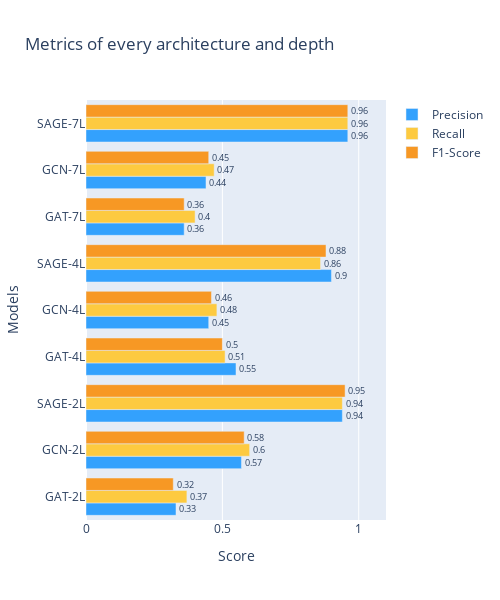

Notebook cell for this chart:
### Markdown cell above
Notebook to compare the performances of the different architectures

=== Setups ===

Layers:
- 2
- 4
- 7

Architectures:
- GCNConv
- GraphConv
- GATv2Conv
- SAGEConv

### Code cell
models = ['GAT-2L', 'GCN-2L', 'SAGE-2L', 'GAT-4L', 'GCN-4L', 'SAGE-4L', 'GAT-7L', 'GCN-7L', 'SAGE-7L'] 
precisions = [0.33, 0.57, 0.94, 0.55, 0.45, 0.90, 0.36, 0.44, 0.96]
recalls = [0.37, 0.60, 0.94, 0.51, 0.48, 0.86, 0.40, 0.47, 0.96]
f1scores = [0.32, 0.58, 0.95, 0.50, 0.46, 0.88, 0.36, 0.45, 0.96]

fig = go.Figure()

fig.add_trace(go.Bar(
    y=models,
    x=precisions,
    name='Precision',
    text=precisions,
    marker_color='rgb(51,161,253)',
    orientation='h'
))

fig.add_trace(go.Bar(
    y=models,
    x=recalls,
    name='Recall',
    text=recalls,
    marker_color='rgb(253,202,64)',
    orientation='h'
))

fig.add_trace(go.Bar(
    y=models,
    x=f1scores,
    name='F1-Score',
    text=f1scores,
    marker_color='rgb(247,152,36)',
    orientation='h'
))


# Here we modify the tickangle of the xaxis, resulting in rotated labels.
fig.update_layout(
    barmode='group',
    title='Metrics of every architecture and depth',
    xaxis=dict(
        title='Score',
        range=[0, 1.1]  # Update the maximum value in the y-axis scale
    ),
    yaxis_title='Models',
    width=500,
    height=600
    )

fig.update_traces(textposition='outside')

fig.show()
pio.write_image(fig, 'Images/PerformanceAnalysis/architectures_metrics.eps', scale=1)

### Figure 1 — Plotly figure (JSON) as saved in the notebook; plotly's stock layout.template omitted (floating-point values rounded to 4 significant figures)
{"data": [{"marker": {"color": "rgb(51,161,253)"}, "name": "Precision", "orientation": "h", "text": ["0.33", "0.57", "0.94", "0.55", "0.45", "0.9", "0.36", "0.44", "0.96"], "textposition": "outside", "type": "bar", "x": [0.33, 0.57, 0.94, 0.55, 0.45, 0.9, 0.36, 0.44, 0.96], "y": ["GAT-2L", "GCN-2L", "SAGE-2L", "GAT-4L", "GCN-4L", "SAGE-4L", "GAT-7L", "GCN-7L", "SAGE-7L"]}, {"marker": {"color": "rgb(253,202,64)"}, "name": "Recall", "orientation": "h", "text": ["0.37", "0.6", "0.94", "0.51", "0.48", "0.86", "0.4", "0.47", "0.96"], "textposition": "outside", "type": "bar", "x": [0.37, 0.6, 0.94, 0.51, 0.48, 0.86, 0.4, 0.47, 0.96], "y": ["GAT-2L", "GCN-2L", "SAGE-2L", "GAT-4L", "GCN-4L", "SAGE-4L", "GAT-7L", "GCN-7L", "SAGE-7L"]}, {"marker": {"color": "rgb(247,152,36)"}, "name": "F1-Score", "orientation": "h", "text": ["0.32", "0.58", "0.95", "0.5", "0.46", "0.88", "0.36", "0.45", "0.96"], "textposition": "outside", "type": "bar", "x": [0.32, 0.58, 0.95, 0.5, 0.46, 0.88, 0.36, 0.45, 0.96], "y": ["GAT-2L", "GCN-2L", "SAGE-2L", "GAT-4L", "GCN-4L", "SAGE-4L", "GAT-7L", "GCN-7L", "SAGE-7L"]}], "layout": {"barmode": "group", "height": 600, "title": {"text": "Metrics of every architecture and depth"}, "width": 500, "xaxis": {"range": [0, 1.1], "title": {"text": "Score"}}, "yaxis": {"title": {"text": "Models"}}}}
